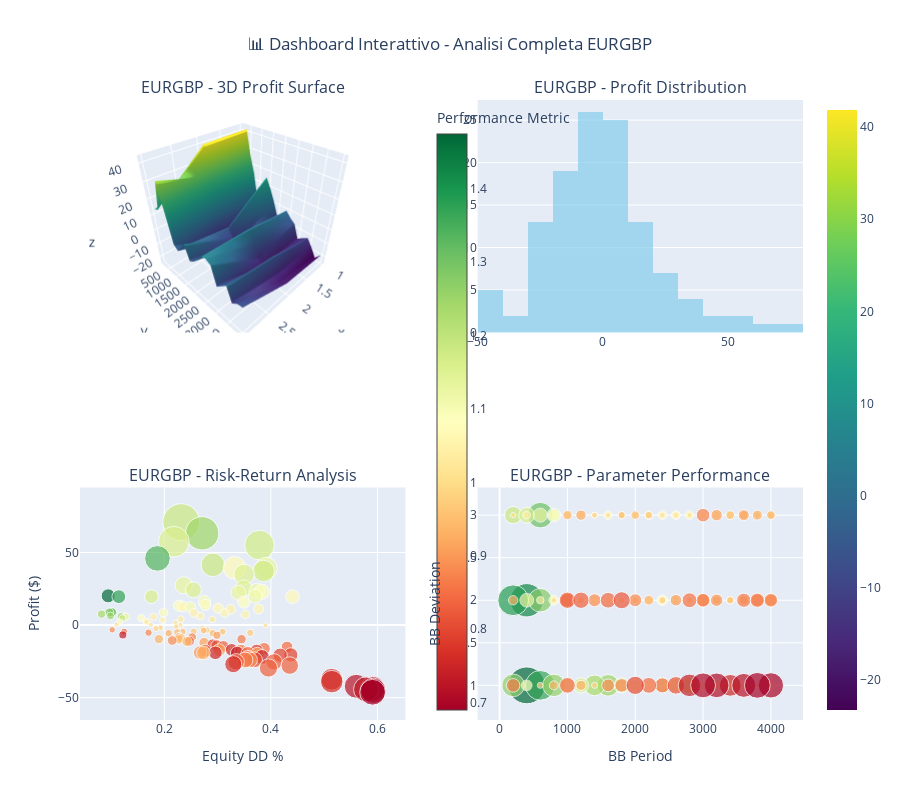

Notebook source saved alongside this figure:
### Code cell
# Optional: Advanced Interactive Visualizations (if plotly is available)
print("🚀 Tentativo di creazione visualizzazioni interattive avanzate...")

try:
    import plotly.graph_objects as go
    import plotly.express as px
    from plotly.subplots import make_subplots
    plotly_available = True
    print("✅ Plotly disponibile!")
except ImportError:
    plotly_available = False
    print("⚠️ Plotly non disponibile. Installa con: pip install plotly")

if plotly_available and df is not None and 'Profit' in df.columns:
    try:
        # Create interactive dashboard
        if 'BBPeriod' in df.columns and 'BBDeviation' in df.columns:
            fig = make_subplots(
                rows=2, cols=2,
                subplot_titles=[
                    f'{currency_pair} - 3D Profit Surface', 
                    f'{currency_pair} - Profit Distribution', 
                    f'{currency_pair} - Risk-Return Analysis', 
                    f'{currency_pair} - Parameter Performance'
                ],
                specs=[[{"type": "surface"}, {"type": "histogram"}],
                       [{"type": "scatter"}, {"type": "scatter"}]]
            )

            # Create pivot table for 3D surface
            try:
                pivot_profit_3d = df.pivot_table(values='Profit', index='BBPeriod', columns='BBDeviation', aggfunc='mean')
                
                # 3D Surface plot
                fig.add_trace(
                    go.Surface(
                        z=pivot_profit_3d.values,
                        x=pivot_profit_3d.columns,
                        y=pivot_profit_3d.index,
                        colorscale='Viridis',
                        name='Profit Surface'
                    ),
                    row=1, col=1
                )
            except Exception as e:
                print(f"⚠️ Errore nella superficie 3D: {e}")

            # Profit Distribution
            fig.add_trace(
                go.Histogram(
                    x=df['Profit'],
                    nbinsx=20,
                    name='Profit Distribution',
                    marker_color='skyblue',
                    opacity=0.7
                ),
                row=1, col=2
            )

            # Risk-Return Scatter (if available)
            if 'Equity DD %' in df.columns:
                marker_size = np.abs(df['Profit'])/df['Profit'].std() * 10 + 5  # Normalized size
                marker_color = df['Profit Factor'] if 'Profit Factor' in df.columns else df['Profit']
                
                hover_text = []
                for _, row in df.iterrows():
                    text = f"BB Period: {row.get('BBPeriod', 'N/A')}<br>"
                    text += f"BB Deviation: {row.get('BBDeviation', 'N/A')}<br>"
                    text += f"Profit: ${row['Profit']:.2f}<br>"
                    if 'Trades' in df.columns:
                        text += f"Trades: {row['Trades']:.0f}"
                    hover_text.append(text)
                
                fig.add_trace(
                    go.Scatter(
                        x=df['Equity DD %'],
                        y=df['Profit'],
                        mode='markers',
                        marker=dict(
                            size=marker_size,
                            color=marker_color,
                            colorscale='RdYlGn',
                            showscale=True,
                            colorbar=dict(title="Performance Metric", x=0.48)
                        ),
                        text=hover_text,
                        hovertemplate='DD: %{x:.2f}%<br>Profit: $%{y:.2f}<br>%{text}<extra></extra>',
                        name='Strategies'
                    ),
                    row=2, col=1
                )

            # Parameter Performance Scatter
            if 'BBPeriod' in df.columns and 'BBDeviation' in df.columns:
                fig.add_trace(
                    go.Scatter(
                        x=df['BBPeriod'],
                        y=df['BBDeviation'],
                        mode='markers',
                        marker=dict(
                            size=np.abs(df['Profit'])/df['Profit'].std() * 10 + 5,
                            color=df['Profit'],
                            colorscale='RdYlGn',
                            showscale=False
                        ),
                        text=[f"Profit: ${p:.2f}" for p in df['Profit']],
                        hovertemplate='BB Period: %{x}<br>BB Deviation: %{y}<br>%{text}<extra></extra>',
                        name='Parameter Combinations'
                    ),
                    row=2, col=2
                )

            # Update layout
            fig.update_layout(
                title_text=f"📊 Dashboard Interattivo - Analisi Completa {currency_pair}",
                title_x=0.5,
                height=800,
                showlegend=False
            )

            # Update axes labels
            if 'Equity DD %' in df.columns:
                fig.update_xaxes(title_text="Equity DD %", row=2, col=1)
                fig.update_yaxes(title_text="Profit ($)", row=2, col=1)
            
            if 'BBPeriod' in df.columns and 'BBDeviation' in df.columns:
                fig.update_xaxes(title_text="BB Period", row=2, col=2)
                fig.update_yaxes(title_text="BB Deviation", row=2, col=2)

            fig.show()
            print("✅ Dashboard interattivo creato con successo!")
        else:
            print("⚠️ Parametri BB non disponibili per dashboard completo")
            
            # Create simpler interactive plot
            fig = go.Figure()
            fig.add_trace(go.Histogram(x=df['Profit'], nbinsx=20, name='Profit Distribution'))
            fig.update_layout(
                title=f"Distribuzione Profitti - {currency_pair}",
                xaxis_title="Profit ($)",
                yaxis_title="Frequency"
            )
            fig.show()
            print("✅ Grafico interattivo semplificato creato!")
            
    except Exception as e:
        print(f"⚠️ Errore nella creazione delle visualizzazioni interattive: {e}")
        print("💡 Le visualizzazioni standard sono comunque disponibili nelle celle precedenti.")
else:
    if not plotly_available:
        print("💡 Per visualizzazioni interattive avanzate, installa Plotly:")
        print("   pip install plotly")
    print("📊 Le visualizzazioni standard matplotlib sono già disponibili.")

### Figure 1 — Plotly figure (JSON) as saved in the notebook; plotly's stock layout.template omitted (floating-point values rounded to 4 significant figures)
{"data": [{"colorscale": [[0, "#440154"], [0.1111, "#482878"], [0.2222, "#3e4989"], [0.3333, "#31688e"], [0.4444, "#26828e"], [0.5556, "#1f9e89"], [0.6667, "#35b779"], [0.7778, "#6ece58"], [0.8889, "#b5de2b"], [1, "#fde725"]], "name": "Profit Surface", "scene": "scene", "type": "surface", "x": [1.0, 2.0, 3.0], "y": [200.0, 400.0, 600.0, 800.0, 1000.0, 1200.0, 1400.0, 1600.0, 1800.0, 2000.0, 2200.0, 2400.0, 2600.0, 2800.0, 3000.0, 3200.0, 3400.0, 3600.0, 3800.0, 4000.0], "z": [[10.14, 23.8, 13.89], [41.84, 41.41, 15.05], [26.41, 23.58, 33.05], [14.98, 4.87, 16.46], [-2.18, -22.75, -2.345], [5.805, -15.37, -4.585], [16.23, -4.625, 0.1], [9.98, -10.04, 4.38], [2.225, -15.2, -4.925], [-6.91, -11.05, -2.84], [-6.49, -3.265, 0.965], [-0.165, 3.785, 5.2], [-4.02, -4.265, 6.11], [-6.75, -13.27, 4.445], [-16.34, -18.6, -7.2], [-13.81, -11.65, -4.035], [-11.75, -4.705, -1.005], [-16.92, -15.15, -10.05], [-23.24, -18.92, -7.195], [-18.96, -17.23, -6.55]]}, {"marker": {"color": "skyblue"}, "name": "Profit Distribution", "nbinsx": 20, "opacity": 0.7, "type": "histogram", "x": [70.94, 63.25, 57.43, 55.09, 45.95, 41.5, 39.46, 38.95, 37.21, 34.89, 27.42, 25.51, 24.25, 23.4, 22.96, 22.32, 20.15, 19.89, 19.6, 19.58, 19.57, 16.24, 15.72, 13.86, 13.35, 12.75, 12.46, 11.6, 11.1, 10.83, 8.9, 8.77, 8.7, 8.58, 8.38, 8.37, 7.57, 7.36, 6.3, 6.15, 6.01, 5.85, 5.66, 4.99, 4.73, 4.09, 3.87, 3.52, 2.89, 2.29, 2.03, 1.5, 0.36, 0.18, 0.12, -0.16, -1.09, -1.83, -2.27, -2.42, -3.3, -3.44, -3.8, -4.42, -4.54, -4.56, -4.6, -4.89, -5.25, -5.37, -5.61, -5.64, -6.78, -7.04, -7.97, -8.31, -8.56, -9.0, -9.68, -9.75, -9.83, -10.62, -11.09, -11.35, -12.06, -13.32, -14.08, -14.68, -15.15, -16.26, -17.06, -17.25, -17.63, -17.66, -17.69, -18.95, -19.13, -19.17, -19.3, -19.54, -20.21, -20.56, -20.79, -21.98, -22.65, -23.95, -23.96, -24.08, -25.29, -25.37, -26.95, -27.93, -29.54, -37.36, -39.01, -42.2, -43.86, -44.29, -45.29, -46.32], "xaxis": "x", "yaxis": "y"}, {"hovertemplate": "DD: %{x:.2f}%<br>Profit: $%{y:.2f}<br>%{text}<extra></extra>", "marker": {"color": [1.185, 1.245, 1.157, 1.173, 1.336, 1.183, 1.071, 1.128, 1.174, 1.148, 1.132, 1.148, 1.155, 1.118, 1.088, 1.125, 1.474, 1.113, 1.068, 1.161, 1.374, 1.102, 1.084, 1.091, 1.087, 1.06, 1.104, 1.067, 1.061, 1.046, 1.289, 1.306, 1.278, 1.092, 1.048, 1.056, 1.233, 1.051, 1.254, 1.051, 1.242, 1.132, 1.046, 1.081, 1.182, 1.033, 1.025, 1.047, 1.043, 1.064, 1.032, 1.02, 1.005, 1.004, 1.002, 0.9989, 0.9918, 0.9839, 0.9887, 0.9878, 0.8847, 0.9753, 0.9477, 0.9664, 0.8431, 0.9608, 0.947, 0.9461, 0.8768, 0.9723, 0.9459, 0.93, 0.7395, 0.9089, 0.9017, 0.8768, 0.8636, 0.9561, 0.9374, 0.8663, 0.9463, 0.8882, 0.8422, 0.9443, 0.9123, 0.7976, 0.8077, 0.8346, 0.8472, 0.852, 0.7665, 0.9101, 0.8727, 0.7844, 0.8294, 0.8952, 0.7527, 0.9334, 0.7376, 0.8365, 0.9104, 0.7943, 0.7958, 0.7458, 0.863, 0.8162, 0.8827, 0.8568, 0.8264, 0.8277, 0.7638, 0.8332, 0.8313, 0.7571, 0.7669, 0.7208, 0.7232, 0.7296, 0.6917, 0.69], "colorbar": {"title": {"text": "Performance Metric"}, "x": 0.48}, "colorscale": [[0, "rgb(165,0,38)"], [0.1, "rgb(215,48,39)"], [0.2, "rgb(244,109,67)"], [0.3, "rgb(253,174,97)"], [0.4, "rgb(254,224,139)"], [0.5, "rgb(255,255,191)"], [0.6, "rgb(217,239,139)"], [0.7, "rgb(166,217,106)"], [0.8, "rgb(102,189,99)"], [0.9, "rgb(26,152,80)"], [1, "rgb(0,104,55)"]], "showscale": true, "size": [36.83, 33.38, 30.77, 29.72, 25.62, 23.62, 22.71, 22.48, 21.7, 20.66, 17.3, 16.45, 15.88, 15.5, 15.3, 15.02, 14.04, 13.92, 13.79, 13.79, 13.78, 12.29, 12.05, 11.22, 10.99, 10.72, 10.59, 10.21, 9.981, 9.86, 8.994, 8.935, 8.904, 8.85, 8.76, 8.756, 8.397, 8.303, 7.827, 7.76, 7.697, 7.625, 7.54, 7.239, 7.122, 6.835, 6.737, 6.579, 6.297, 6.028, 5.911, 5.673, 5.162, 5.081, 5.054, 5.072, 5.489, 5.821, 6.019, 6.086, 6.481, 6.544, 6.705, 6.983, 7.037, 7.046, 7.064, 7.194, 7.356, 7.41, 7.517, 7.531, 8.042, 8.159, 8.576, 8.729, 8.841, 9.038, 9.344, 9.375, 9.411, 9.765, 9.976, 10.09, 10.41, 10.98, 11.32, 11.59, 11.8, 12.3, 12.65, 12.74, 12.91, 12.92, 12.94, 13.5, 13.58, 13.6, 13.66, 13.77, 14.07, 14.23, 14.33, 14.86, 15.16, 15.75, 15.75, 15.8, 16.35, 16.38, 17.09, 17.53, 18.25, 21.76, 22.5, 23.94, 24.68, 24.87, 25.32, 25.78]}, "mode": "markers", "name": "Strategies", "text": ["BB Period: 400.0<br>BB Deviation: 1.0<br>Profit: $70.94<br>Trades: 2066", "BB Period: 400.0<br>BB Deviation: 2.0<br>Profit: $63.25<br>Trades: 986", "BB Period: 200.0<br>BB Deviation: 2.0<br>Profit: $57.43<br>Trades: 1784", "BB Period: 600.0<br>BB Deviation: 1.0<br>Profit: $55.09<br>Trades: 1413", "BB Period: 600.0<br>BB Deviation: 3.0<br>Profit: $45.95<br>Trades: 343", "BB Period: 600.0<br>BB Deviation: 2.0<br>Profit: $41.50<br>Trades: 682", "BB Period: 200.0<br>BB Deviation: 1.0<br>Profit: $39.46<br>Trades: 3675", "BB Period: 800.0<br>BB Deviation: 1.0<br>Profit: $38.95<br>Trades: 1116", "BB Period: 1600.0<br>BB Deviation: 1.0<br>Profit: $37.21<br>Trades: 518", "BB Period: 1400.0<br>BB Deviation: 1.0<br>Profit: $34.89<br>Trades: 597", "BB Period: 200.0<br>BB Deviation: 3.0<br>Profit: $27.42<br>Trades: 753", "BB Period: 2800.0<br>BB Deviation: 1.0<br>Profit: $25.51<br>Trades: 293", "BB Period: 400.0<br>BB Deviation: 3.0<br>Profit: $24.25<br>Trades: 440", "BB Period: 1800.0<br>BB Deviation: 1.0<br>Profit: $23.40<br>Trades: 435", "BB Period: 1200.0<br>BB Deviation: 1.0<br>Profit: $22.96<br>Trades: 711", "BB Period: 2400.0<br>BB Deviation: 1.0<br>Profit: $22.32<br>Trades: 335", "BB Period: 600.0<br>BB Deviation: 3.0<br>Profit: $20.15<br>Trades: 85", "BB Period: 2600.0<br>BB Deviation: 1.0<br>Profit: $19.89<br>Trades: 312", "BB Period: 1000.0<br>BB Deviation: 1.0<br>Profit: $19.60<br>Trades: 878", "BB Period: 400.0<br>BB Deviation: 2.0<br>Profit: $19.58<br>Trades: 314", "BB Period: 800.0<br>BB Deviation: 3.0<br>Profit: $19.57<br>Trades: 92", "BB Period: 3200.0<br>BB Deviation: 1.0<br>Profit: $16.24<br>Trades: 246", "BB Period: 2000.0<br>BB Deviation: 1.0<br>Profit: $15.72<br>Trades: 381", "BB Period: 3400.0<br>BB Deviation: 1.0<br>Profit: $13.86<br>Trades: 227", "BB Period: 800.0<br>BB Deviation: 3.0<br>Profit: $13.35<br>Trades: 286", "BB Period: 400.0<br>BB Deviation: 1.0<br>Profit: $12.75<br>Trades: 679", "BB Period: 2400.0<br>BB Deviation: 2.0<br>Profit: $12.46<br>Trades: 156", "BB Period: 3000.0<br>BB Deviation: 1.0<br>Profit: $11.60<br>Trades: 263", "BB Period: 2200.0<br>BB Deviation: 1.0<br>Profit: $11.10<br>Trades: 357", "BB Period: 800.0<br>BB Deviation: 2.0<br>Profit: $10.83<br>Trades: 538", "BB Period: 2400.0<br>BB Deviation: 3.0<br>Profit: $8.90<br>Trades: 58", "BB Period: 2800.0<br>BB Deviation: 3.0<br>Profit: $8.77<br>Trades: 52", "BB Period: 2600.0<br>BB Deviation: 3.0<br>Profit: $8.70<br>Trades: 56", "BB Period: 1600.0<br>BB Deviation: 3.0<br>Profit: $8.58<br>Trades: 116", "BB Period: 1400.0<br>BB Deviation: 2.0<br>Profit: $8.38<br>Trades: 278", "BB Period: 3600.0<br>BB Deviation: 1.0<br>Profit: $8.37<br>Trades: 215", "BB Period: 2200.0<br>BB Deviation: 3.0<br>Profit: $7.57<br>Trades: 57", "BB Period: 4000.0<br>BB Deviation: 1.0<br>Profit: $7.36<br>Trades: 201", "BB Period: 3400.0<br>BB Deviation: 3.0<br>Profit: $6.30<br>Trades: 41", "BB Period: 2600.0<br>BB Deviation: 2.0<br>Profit: $6.15<br>Trades: 145", "BB Period: 3200.0<br>BB Deviation: 3.0<br>Profit: $6.01<br>Trades: 45", "BB Period: 400.0<br>BB Deviation: 3.0<br>Profit: $5.85<br>Trades: 94", "BB Period: 600.0<br>BB Deviation: 2.0<br>Profit: $5.66<br>Trades: 253", "BB Period: 1000.0<br>BB Deviation: 3.0<br>Profit: $4.99<br>Trades: 100", "BB Period: 3000.0<br>BB Deviation: 3.0<br>Profit: $4.73<br>Trades: 46", "BB Period: 2200.0<br>BB Deviation: 2.0<br>Profit: $4.09<br>Trades: 165", "BB Period: 1600.0<br>BB Deviation: 2.0<br>Profit: $3.87<br>Trades: 231", "BB Period: 2600.0<br>BB Deviation: 3.0<br>Profit: $3.52<br>Trades: 76", "BB Period: 1200.0<br>BB Deviation: 3.0<br>Profit: $2.89<br>Trades: 108", "BB Period: 2000.0<br>BB Deviation: 3.0<br>Profit: $2.29<br>Trades: 57", "BB Period: 1400.0<br>BB Deviation: 3.0<br>Profit: $2.03<br>Trades: 103", "BB Period: 2400.0<br>BB Deviation: 3.0<br>Profit: $1.50<br>Trades: 83", "BB Period: 200.0<br>BB Deviation: 3.0<br>Profit: $0.36<br>Trades: 185", "BB Period: 1600.0<br>BB Deviation: 3.0<br>Profit: $0.18<br>Trades: 78", "BB Period: 2800.0<br>BB Deviation: 3.0<br>Profit: $0.12<br>Trades: 67", "BB Period: 3800.0<br>BB Deviation: 1.0<br>Profit: $-0.16<br>Trades: 202", "BB Period: 800.0<br>BB Deviation: 2.0<br>Profit: $-1.09<br>Trades: 238", "BB Period: 1400.0<br>BB Deviation: 3.0<br>Profit: $-1.83<br>Trades: 152", "BB Period: 600.0<br>BB Deviation: 1.0<br>Profit: $-2.27<br>Trades: 514", "BB Period: 1400.0<br>BB Deviation: 1.0<br>Profit: $-2.42<br>Trades: 396", "BB Period: 3800.0<br>BB Deviation: 3.0<br>Profit: $-3.30<br>Trades: 41", "BB Period: 1800.0<br>BB Deviation: 2.0<br>Profit: $-3.44<br>Trades: 198", "BB Period: 3400.0<br>BB Deviation: 2.0<br>Profit: $-3.80<br>Trades: 110", "BB Period: 2000.0<br>BB Deviation: 2.0<br>Profit: $-4.42<br>Trades: 177", "BB Period: 4000.0<br>BB Deviation: 3.0<br>Profit: $-4.54<br>Trades: 40", "BB Period: 2800.0<br>BB Deviation: 2.0<br>Profit: $-4.56<br>Trades: 129", "BB Period: 1800.0<br>BB Deviation: 3.0<br>Profit: $-4.60<br>Trades: 95", "BB Period: 2400.0<br>BB Deviation: 2.0<br>Profit: $-4.89<br>Trades: 130", "BB Period: 1800.0<br>BB Deviation: 3.0<br>Profit: $-5.25<br>Trades: 62", "BB Period: 1200.0<br>BB Deviation: 2.0<br>Profit: $-5.37<br>Trades: 332", "BB Period: 3400.0<br>BB Deviation: 2.0<br>Profit: $-5.61<br>Trades: 101", "BB Period: 2200.0<br>BB Deviation: 3.0<br>Profit: $-5.64<br>Trades: 85", "BB Period: 3600.0<br>BB Deviation: 3.0<br>Profit: $-6.78<br>Trades: 37", "BB Period: 3200.0<br>BB Deviation: 2.0<br>Profit: $-7.04<br>Trades: 118", "BB Period: 2000.0<br>BB Deviation: 3.0<br>Profit: $-7.97<br>Trades: 87", "BB Period: 3400.0<br>BB Deviation: 3.0<br>Profit: $-8.31<br>Trades: 49", "BB Period: 4000.0<br>BB Deviation: 3.0<br>Profit: $-8.56<br>Trades: 44", "BB Period: 800.0<br>BB Deviation: 1.0<br>Profit: $-9.00<br>Trades: 470", "BB Period: 1000.0<br>BB Deviation: 3.0<br>Profit: $-9.68<br>Trades: 220", "BB Period: 3600.0<br>BB Deviation: 2.0<br>Profit: $-9.75<br>Trades: 104", "BB Period: 200.0<br>BB Deviation: 2.0<br>Profit: $-9.83<br>Trades: 573", "BB Period: 2200.0<br>BB Deviation: 2.0<br>Profit: $-10.62<br>Trades: 137", "BB Period: 3800.0<br>BB Deviation: 3.0<br>Profit: $-11.09<br>Trades: 48", "BB Period: 1200.0<br>BB Deviation: 1.0<br>Profit: $-11.35<br>Trades: 421", "BB Period: 1200.0<br>BB Deviation: 3.0<br>Profit: $-12.06<br>Trades: 182", "BB Period: 3600.0<br>BB Deviation: 3.0<br>Profit: $-13.32<br>Trades: 46", "BB Period: 3200.0<br>BB Deviation: 3.0<br>Profit: $-14.08<br>Trades: 53", "BB Period: 2600.0<br>BB Deviation: 2.0<br>Profit: $-14.68<br>Trades: 127", "BB Period: 4000.0<br>BB Deviation: 2.0<br>Profit: $-15.15<br>Trades: 89", "BB Period: 3200.0<br>BB Deviation: 2.0<br>Profit: $-16.26<br>Trades: 106", "BB Period: 3800.0<br>BB Deviation: 2.0<br>Profit: $-17.06<br>Trades: 101", "BB Period: 1600.0<br>BB Deviation: 1.0<br>Profit: $-17.25<br>Trades: 350", "BB Period: 1400.0<br>BB Deviation: 2.0<br>Profit: $-17.63<br>Trades: 215", "BB Period: 3000.0<br>BB Deviation: 2.0<br>Profit: $-17.66<br>Trades: 119", "BB Period: 2000.0<br>BB Deviation: 2.0<br>Profit: $-17.69<br>Trades: 144", "BB Period: 1800.0<br>BB Deviation: 1.0<br>Profit: $-18.95<br>Trades: 312", "BB Period: 3000.0<br>BB Deviation: 3.0<br>Profit: $-19.13<br>Trades: 57", "BB Period: 200.0<br>BB Deviation: 1.0<br>Profit: $-19.17<br>Trades: 1217", "BB Period: 4000.0<br>BB Deviation: 2.0<br>Profit: $-19.30<br>Trades: 100", "BB Period: 3000.0<br>BB Deviation: 2.0<br>Profit: $-19.54<br>Trades: 114", "BB Period: 1000.0<br>BB Deviation: 2.0<br>Profit: $-20.21<br>Trades: 408", "BB Period: 3600.0<br>BB Deviation: 2.0<br>Profit: $-20.56<br>Trades: 93", "BB Period: 3800.0<br>BB Deviation: 2.0<br>Profit: $-20.79<br>Trades: 92", "BB Period: 2800.0<br>BB Deviation: 2.0<br>Profit: $-21.98<br>Trades: 124", "BB Period: 2400.0<br>BB Deviation: 1.0<br>Profit: $-22.65<br>Trades: 259", "BB Period: 1600.0<br>BB Deviation: 2.0<br>Profit: $-23.95<br>Trades: 190", "BB Period: 1000.0<br>BB Deviation: 1.0<br>Profit: $-23.96<br>Trades: 434", "BB Period: 2200.0<br>BB Deviation: 1.0<br>Profit: $-24.08<br>Trades: 272", "BB Period: 1000.0<br>BB Deviation: 2.0<br>Profit: $-25.29<br>Trades: 226", "BB Period: 1200.0<br>BB Deviation: 2.0<br>Profit: $-25.37<br>Trades: 226", "BB Period: 1800.0<br>BB Deviation: 2.0<br>Profit: $-26.95<br>Trades: 159", "BB Period: 2600.0<br>BB Deviation: 1.0<br>Profit: $-27.93<br>Trades: 256", "BB Period: 2000.0<br>BB Deviation: 1.0<br>Profit: $-29.54<br>Trades: 280", "BB Period: 3400.0<br>BB Deviation: 1.0<br>Profit: $-37.36<br>Trades: 226", "BB Period: 2800.0<br>BB Deviation: 1.0<br>Profit: $-39.01<br>Trades: 245", "BB Period: 3600.0<br>BB Deviation: 1.0<br>Profit: $-42.20<br>Trades: 215", "BB Period: 3200.0<br>BB Deviation: 1.0<br>Profit: $-43.86<br>Trades: 234", "BB Period: 3000.0<br>BB Deviation: 1.0<br>Profit: $-44.29<br>Trades: 239", "BB Period: 4000.0<br>BB Deviation: 1.0<br>Profit: $-45.29<br>Trades: 205", "BB Period: 3800.0<br>BB Deviation: 1.0<br>Profit: $-46.32<br>Trades: 206"], "type": "scatter", "x": [0.2317, 0.2711, 0.218, 0.3787, 0.1872, 0.2912, 0.332, 0.391, 0.3865, 0.3498, 0.2365, 0.3487, 0.2547, 0.3734, 0.383, 0.3391, 0.0947, 0.3703, 0.4407, 0.1759, 0.1147, 0.2751, 0.3492, 0.2771, 0.2274, 0.2351, 0.2491, 0.3012, 0.3772, 0.3245, 0.1018, 0.1019, 0.0967, 0.1984, 0.2557, 0.3132, 0.0822, 0.3519, 0.099, 0.2678, 0.119, 0.1276, 0.1799, 0.1567, 0.1217, 0.2309, 0.2901, 0.1972, 0.1655, 0.1166, 0.1668, 0.2213, 0.1107, 0.1748, 0.2304, 0.3899, 0.2224, 0.1926, 0.272, 0.1846, 0.1022, 0.2801, 0.274, 0.2553, 0.1246, 0.3095, 0.2344, 0.2244, 0.1704, 0.3613, 0.291, 0.2083, 0.1222, 0.2989, 0.2282, 0.2523, 0.2277, 0.2317, 0.1898, 0.345, 0.2272, 0.2149, 0.2473, 0.2426, 0.2747, 0.2906, 0.2981, 0.3106, 0.4304, 0.3874, 0.3265, 0.303, 0.3439, 0.3734, 0.2763, 0.2673, 0.296, 0.2734, 0.337, 0.3567, 0.3746, 0.4375, 0.4175, 0.3832, 0.3571, 0.3694, 0.36, 0.3515, 0.3349, 0.4061, 0.3295, 0.4355, 0.3955, 0.5141, 0.5144, 0.5603, 0.5912, 0.5785, 0.5922, 0.5909], "xaxis": "x2", "y": [70.94, 63.25, 57.43, 55.09, 45.95, 41.5, 39.46, 38.95, 37.21, 34.89, 27.42, 25.51, 24.25, 23.4, 22.96, 22.32, 20.15, 19.89, 19.6, 19.58, 19.57, 16.24, 15.72, 13.86, 13.35, 12.75, 12.46, 11.6, 11.1, 10.83, 8.9, 8.77, 8.7, 8.58, 8.38, 8.37, 7.57, 7.36, 6.3, 6.15, 6.01, 5.85, 5.66, 4.99, 4.73, 4.09, 3.87, 3.52, 2.89, 2.29, 2.03, 1.5, 0.36, 0.18, 0.12, -0.16, -1.09, -1.83, -2.27, -2.42, -3.3, -3.44, -3.8, -4.42, -4.54, -4.56, -4.6, -4.89, -5.25, -5.37, -5.61, -5.64, -6.78, -7.04, -7.97, -8.31, -8.56, -9.0, -9.68, -9.75, -9.83, -10.62, -11.09, -11.35, -12.06, -13.32, -14.08, -14.68, -15.15, -16.26, -17.06, -17.25, -17.63, -17.66, -17.69, -18.95, -19.13, -19.17, -19.3, -19.54, -20.21, -20.56, -20.79, -21.98, -22.65, -23.95, -23.96, -24.08, -25.29, -25.37, -26.95, -27.93, -29.54, -37.36, -39.01, -42.2, -43.86, -44.29, -45.29, -46.32], "yaxis": "y2"}, {"hovertemplate": "BB Period: %{x}<br>BB Deviation: %{y}<br>%{text}<extra></extra>", "marker": {"color": [70.94, 63.25, 57.43, 55.09, 45.95, 41.5, 39.46, 38.95, 37.21, 34.89, 27.42, 25.51, 24.25, 23.4, 22.96, 22.32, 20.15, 19.89, 19.6, 19.58, 19.57, 16.24, 15.72, 13.86, 13.35, 12.75, 12.46, 11.6, 11.1, 10.83, 8.9, 8.77, 8.7, 8.58, 8.38, 8.37, 7.57, 7.36, 6.3, 6.15, 6.01, 5.85, 5.66, 4.99, 4.73, 4.09, 3.87, 3.52, 2.89, 2.29, 2.03, 1.5, 0.36, 0.18, 0.12, -0.16, -1.09, -1.83, -2.27, -2.42, -3.3, -3.44, -3.8, -4.42, -4.54, -4.56, -4.6, -4.89, -5.25, -5.37, -5.61, -5.64, -6.78, -7.04, -7.97, -8.31, -8.56, -9.0, -9.68, -9.75, -9.83, -10.62, -11.09, -11.35, -12.06, -13.32, -14.08, -14.68, -15.15, -16.26, -17.06, -17.25, -17.63, -17.66, -17.69, -18.95, -19.13, -19.17, -19.3, -19.54, -20.21, -20.56, -20.79, -21.98, -22.65, -23.95, -23.96, -24.08, -25.29, -25.37, -26.95, -27.93, -29.54, -37.36, -39.01, -42.2, -43.86, -44.29, -45.29, -46.32], "colorscale": [[0, "rgb(165,0,38)"], [0.1, "rgb(215,48,39)"], [0.2, "rgb(244,109,67)"], [0.3, "rgb(253,174,97)"], [0.4, "rgb(254,224,139)"], [0.5, "rgb(255,255,191)"], [0.6, "rgb(217,239,139)"], [0.7, "rgb(166,217,106)"], [0.8, "rgb(102,189,99)"], [0.9, "rgb(26,152,80)"], [1, "rgb(0,104,55)"]], "showscale": false, "size": [36.83, 33.38, 30.77, 29.72, 25.62, 23.62, 22.71, 22.48, 21.7, 20.66, 17.3, 16.45, 15.88, 15.5, 15.3, 15.02, 14.04, 13.92, 13.79, 13.79, 13.78, 12.29, 12.05, 11.22, 10.99, 10.72, 10.59, 10.21, 9.981, 9.86, 8.994, 8.935, 8.904, 8.85, 8.76, 8.756, 8.397, 8.303, 7.827, 7.76, 7.697, 7.625, 7.54, 7.239, 7.122, 6.835, 6.737, 6.579, 6.297, 6.028, 5.911, 5.673, 5.162, 5.081, 5.054, 5.072, 5.489, 5.821, 6.019, 6.086, 6.481, 6.544, 6.705, 6.983, 7.037, 7.046, 7.064, 7.194, 7.356, 7.41, 7.517, 7.531, 8.042, 8.159, 8.576, 8.729, 8.841, 9.038, 9.344, 9.375, 9.411, 9.765, 9.976, 10.09, 10.41, 10.98, 11.32, 11.59, 11.8, 12.3, 12.65, 12.74, 12.91, 12.92, 12.94, 13.5, 13.58, 13.6, 13.66, 13.77, 14.07, 14.23, 14.33, 14.86, 15.16, 15.75, 15.75, 15.8, 16.35, 16.38, 17.09, 17.53, 18.25, 21.76, 22.5, 23.94, 24.68, 24.87, 25.32, 25.78]}, "mode": "markers", "name": "Parameter Combinations", "text": ["Profit: $70.94", "Profit: $63.25", "Profit: $57.43", "Profit: $55.09", "Profit: $45.95", "Profit: $41.50", "Profit: $39.46", "Profit: $38.95", "Profit: $37.21", "Profit: $34.89", "Profit: $27.42", "Profit: $25.51", "Profit: $24.25", "Profit: $23.40", "Profit: $22.96", "Profit: $22.32", "Profit: $20.15", "Profit: $19.89", "Profit: $19.60", "Profit: $19.58", "Profit: $19.57", "Profit: $16.24", "Profit: $15.72", "Profit: $13.86", "Profit: $13.35", "Profit: $12.75", "Profit: $12.46", "Profit: $11.60", "Profit: $11.10", "Profit: $10.83", "Profit: $8.90", "Profit: $8.77", "Profit: $8.70", "Profit: $8.58", "Profit: $8.38", "Profit: $8.37", "Profit: $7.57", "Profit: $7.36", "Profit: $6.30", "Profit: $6.15", "Profit: $6.01", "Profit: $5.85", "Profit: $5.66", "Profit: $4.99", "Profit: $4.73", "Profit: $4.09", "Profit: $3.87", "Profit: $3.52", "Profit: $2.89", "Profit: $2.29", "Profit: $2.03", "Profit: $1.50", "Profit: $0.36", "Profit: $0.18", "Profit: $0.12", "Profit: $-0.16", "Profit: $-1.09", "Profit: $-1.83", "Profit: $-2.27", "Profit: $-2.42", "Profit: $-3.30", "Profit: $-3.44", "Profit: $-3.80", "Profit: $-4.42", "Profit: $-4.54", "Profit: $-4.56", "Profit: $-4.60", "Profit: $-4.89", "Profit: $-5.25", "Profit: $-5.37", "Profit: $-5.61", "Profit: $-5.64", "Profit: $-6.78", "Profit: $-7.04", "Profit: $-7.97", "Profit: $-8.31", "Profit: $-8.56", "Profit: $-9.00", "Profit: $-9.68", "Profit: $-9.75", "Profit: $-9.83", "Profit: $-10.62", "Profit: $-11.09", "Profit: $-11.35", "Profit: $-12.06", "Profit: $-13.32", "Profit: $-14.08", "Profit: $-14.68", "Profit: $-15.15", "Profit: $-16.26", "Profit: $-17.06", "Profit: $-17.25", "Profit: $-17.63", "Profit: $-17.66", "Profit: $-17.69", "Profit: $-18.95", "Profit: $-19.13", "Profit: $-19.17", "Profit: $-19.30", "Profit: $-19.54", "Profit: $-20.21", "Profit: $-20.56", "Profit: $-20.79", "Profit: $-21.98", "Profit: $-22.65", "Profit: $-23.95", "Profit: $-23.96", "Profit: $-24.08", "Profit: $-25.29", "Profit: $-25.37", "Profit: $-26.95", "Profit: $-27.93", "Profit: $-29.54", "Profit: $-37.36", "Profit: $-39.01", "Profit: $-42.20", "Profit: $-43.86", "Profit: $-44.29", "Profit: $-45.29", "Profit: $-46.32"], "type": "scatter", "x": [400.0, 400.0, 200.0, 600.0, 600.0, 600.0, 200.0, 800.0, 1600.0, 1400.0, 200.0, 2800.0, 400.0, 1800.0, 1200.0, 2400.0, 600.0, 2600.0, 1000.0, 400.0, 800.0, 3200.0, 2000.0, 3400.0, 800.0, 400.0, 2400.0, 3000.0, 2200.0, 800.0, 2400.0, 2800.0, 2600.0, 1600.0, 1400.0, 3600.0, 2200.0, 4000.0, 3400.0, 2600.0, 3200.0, 400.0, 600.0, 1000.0, 3000.0, 2200.0, 1600.0, 2600.0, 1200.0, 2000.0, 1400.0, 2400.0, 200.0, 1600.0, 2800.0, 3800.0, 800.0, 1400.0, 600.0, 1400.0, 3800.0, 1800.0, 3400.0, 2000.0, 4000.0, 2800.0, 1800.0, 2400.0, 1800.0, 1200.0, 3400.0, 2200.0, 3600.0, 3200.0, 2000.0, 3400.0, 4000.0, 800.0, 1000.0, 3600.0, 200.0, 2200.0, 3800.0, 1200.0, 1200.0, 3600.0, 3200.0, 2600.0, 4000.0, 3200.0, 3800.0, 1600.0, 1400.0, 3000.0, 2000.0, 1800.0, 3000.0, 200.0, 4000.0, 3000.0, 1000.0, 3600.0, 3800.0, 2800.0, 2400.0, 1600.0, 1000.0, 2200.0, 1000.0, 1200.0, 1800.0, 2600.0, 2000.0, 3400.0, 2800.0, 3600.0, 3200.0, 3000.0, 4000.0, 3800.0], "xaxis": "x3", "y": [1.0, 2.0, 2.0, 1.0, 3.0, 2.0, 1.0, 1.0, 1.0, 1.0, 3.0, 1.0, 3.0, 1.0, 1.0, 1.0, 3.0, 1.0, 1.0, 2.0, 3.0, 1.0, 1.0, 1.0, 3.0, 1.0, 2.0, 1.0, 1.0, 2.0, 3.0, 3.0, 3.0, 3.0, 2.0, 1.0, 3.0, 1.0, 3.0, 2.0, 3.0, 3.0, 2.0, 3.0, 3.0, 2.0, 2.0, 3.0, 3.0, 3.0, 3.0, 3.0, 3.0, 3.0, 3.0, 1.0, 2.0, 3.0, 1.0, 1.0, 3.0, 2.0, 2.0, 2.0, 3.0, 2.0, 3.0, 2.0, 3.0, 2.0, 2.0, 3.0, 3.0, 2.0, 3.0, 3.0, 3.0, 1.0, 3.0, 2.0, 2.0, 2.0, 3.0, 1.0, 3.0, 3.0, 3.0, 2.0, 2.0, 2.0, 2.0, 1.0, 2.0, 2.0, 2.0, 1.0, 3.0, 1.0, 2.0, 2.0, 2.0, 2.0, 2.0, 2.0, 1.0, 2.0, 1.0, 1.0, 2.0, 2.0, 2.0, 1.0, 1.0, 1.0, 1.0, 1.0, 1.0, 1.0, 1.0, 1.0], "yaxis": "y3"}], "layout": {"annotations": [{"font": {"size": 16}, "showarrow": false, "text": "EURGBP - 3D Profit Surface", "x": 0.225, "xanchor": "center", "xref": "paper", "y": 1, "yanchor": "bottom", "yref": "paper"}, {"font": {"size": 16}, "showarrow": false, "text": "EURGBP - Profit Distribution", "x": 0.775, "xanchor": "center", "xref": "paper", "y": 1, "yanchor": "bottom", "yref": "paper"}, {"font": {"size": 16}, "showarrow": false, "text": "EURGBP - Risk-Return Analysis", "x": 0.225, "xanchor": "center", "xref": "paper", "y": 0.375, "yanchor": "bottom", "yref": "paper"}, {"font": {"size": 16}, "showarrow": false, "text": "EURGBP - Parameter Performance", "x": 0.775, "xanchor": "center", "xref": "paper", "y": 0.375, "yanchor": "bottom", "yref": "paper"}], "height": 800, "scene": {"domain": {"x": [0, 0.45], "y": [0.625, 1]}}, "showlegend": false, "title": {"text": "📊 Dashboard Interattivo - Analisi Completa EURGBP", "x": 0.5}, "xaxis": {"anchor": "y", "domain": [0.55, 1]}, "xaxis2": {"anchor": "y2", "domain": [0, 0.45], "title": {"text": "Equity DD %"}}, "xaxis3": {"anchor": "y3", "domain": [0.55, 1], "title": {"text": "BB Period"}}, "yaxis": {"anchor": "x", "domain": [0.625, 1]}, "yaxis2": {"anchor": "x2", "domain": [0, 0.375], "title": {"text": "Profit ($)"}}, "yaxis3": {"anchor": "x3", "domain": [0, 0.375], "title": {"text": "BB Deviation"}}}}
